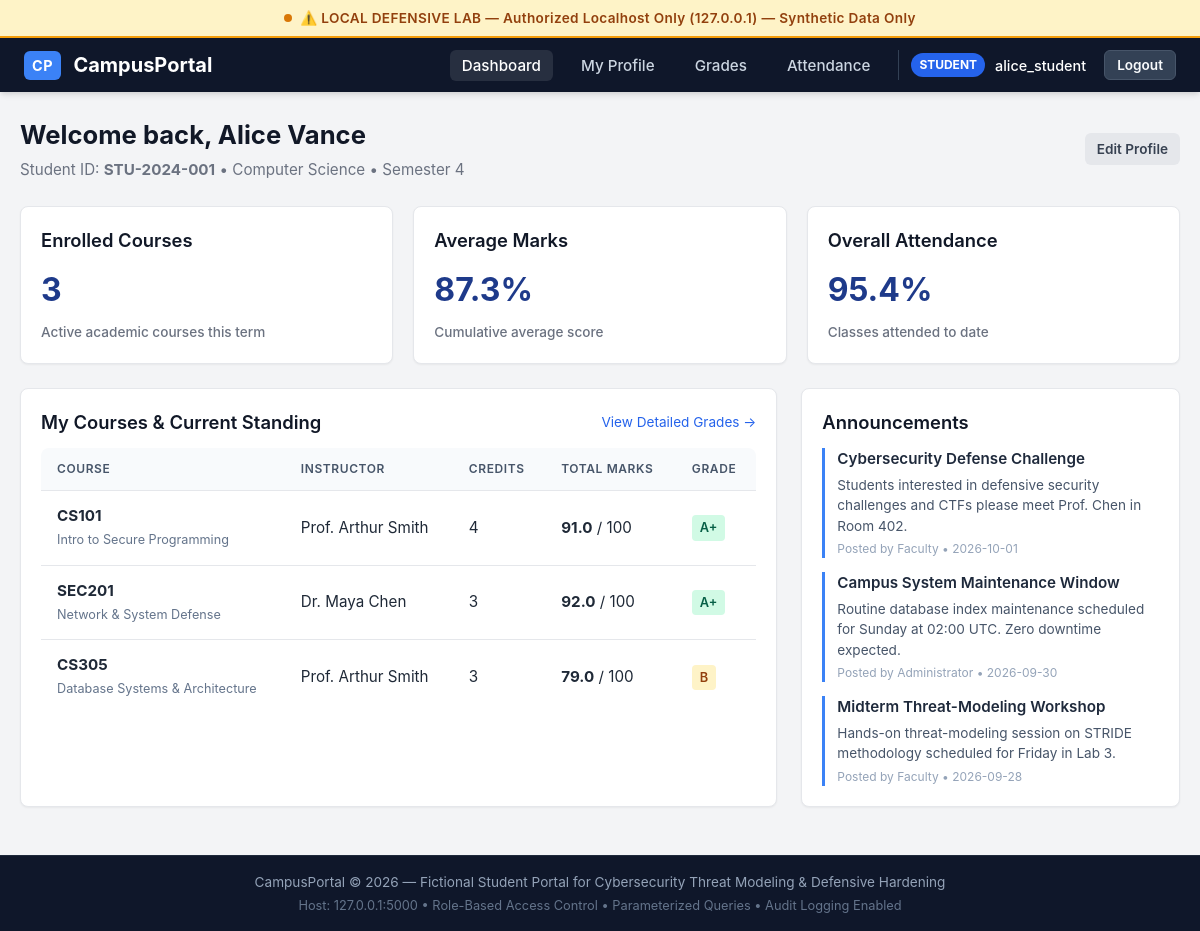
The app's page /student/dashboard (signed in) with its own data.
### tables this page shows
CREATE TABLE users (
            id INTEGER PRIMARY KEY AUTOINCREMENT,
            username TEXT UNIQUE NOT NULL,
            password_hash TEXT NOT NULL,
            role TEXT NOT NULL CHECK(role IN ('student', 'faculty', 'admin')),
            is_active INTEGER NOT NULL DEFAULT 1,
            created_at TEXT NOT NULL,
            last_login TEXT
        );

CREATE TABLE students (
            id INTEGER PRIMARY KEY AUTOINCREMENT,
            user_id INTEGER UNIQUE NOT NULL,
            student_id_code TEXT UNIQUE NOT NULL,
            full_name TEXT NOT NULL,
            email TEXT NOT NULL,
            phone TEXT NOT NULL,
            department TEXT NOT NULL,
            semester INTEGER NOT NULL,
            FOREIGN KEY (user_id) REFERENCES users(id) ON DELETE CASCADE
        );

CREATE TABLE courses (
            id INTEGER PRIMARY KEY AUTOINCREMENT,
            course_code TEXT UNIQUE NOT NULL,
            title TEXT NOT NULL,
            department TEXT NOT NULL,
            credits INTEGER NOT NULL,
            faculty_id INTEGER,
            FOREIGN KEY (faculty_id) REFERENCES faculty(id) ON DELETE SET NULL
        );

CREATE TABLE faculty (
            id INTEGER PRIMARY KEY AUTOINCREMENT,
            user_id INTEGER UNIQUE NOT NULL,
            faculty_id_code TEXT UNIQUE NOT NULL,
            full_name TEXT NOT NULL,
            email TEXT NOT NULL,
            phone TEXT NOT NULL,
            department TEXT NOT NULL,
            FOREIGN KEY (user_id) REFERENCES users(id) ON DELETE CASCADE
        );

CREATE TABLE announcements (
            id INTEGER PRIMARY KEY AUTOINCREMENT,
            title TEXT NOT NULL,
            content TEXT NOT NULL,
            author_role TEXT NOT NULL,
            created_at TEXT NOT NULL
        );

### app.py (the view)
    @app.route("/student/dashboard")
    @roles_required("student")
    def student_dashboard():
        user_id = session["user_id"]
        conn = get_db_connection(app.config["DATABASE_PATH"])
        student = conn.execute(
            "SELECT * FROM students WHERE user_id = ?", (user_id,)
        ).fetchone()
        if not student:
            conn.close()
            abort(404)
        courses_summary = conn.execute("""
            SELECT c.course_code, c.title, c.credits, f.full_name AS faculty_name,
                   COALESCE(g.total_score, 0.0) AS total_score,
                   COALESCE(g.letter_grade, 'N/A') AS letter_grade,
                   COALESCE(a.percentage, 0.0) AS attendance_pct
            FROM enrollments e
            JOIN courses c ON e.course_id = c.id
            LEFT JOIN faculty f ON c.faculty_id = f.id
            LEFT JOIN grades g ON g.enrollment_id = e.id
            LEFT JOIN attendance a ON a.enrollment_id = e.id
            WHERE e.student_id = ?
        """, (student["id"],)).fetchall()
        enrollments = conn.execute(
            "SELECT id FROM enrollments WHERE student_id = ?", (student["id"],)
        ).fetchall()
        avg_grade = None
        overall_attendance = None
        if courses_summary:
            scores = [row["total_score"] for row in courses_summary if row["total_score"] > 0]
            if scores:
                avg_grade = sum(scores) / len(scores)
            att_scores = [row["attendance_pct"] for row in courses_summary]
            if att_scores:
                overall_attendance = sum(att_scores) / len(att_scores)
        announcements = conn.execute(
            "SELECT * FROM announcements ORDER BY created_at DESC LIMIT 5"
        ).fetchall()
        conn.close()
        return render_template(
            "student/dashboard.html",
            student=student,
            enrollments=enrollments,
            courses_summary=courses_summary,
            avg_grade=avg_grade,
            overall_attendance=overall_attendance,
            announcements=announcements
        )

### database.py (called while the page is built)
def get_db_connection(db_path=None):
    if db_path is None:
        try:
            from flask import current_app
            if current_app and current_app.config.get("DATABASE_PATH"):
                db_path = current_app.config["DATABASE_PATH"]
        except (RuntimeError, ImportError):
            pass
    path = db_path or Config.DATABASE_PATH
    conn = sqlite3.connect(path)
    conn.row_factory = sqlite3.Row
    conn.execute("PRAGMA foreign_keys = ON")
    return conn

### security.py (called while the page is built, shortened)
def generate_csrf_token() -> str:
    if "_csrf_token" not in session:
        session["_csrf_token"] = secrets.token_hex(24)
    return session["_csrf_token"]

def roles_required(*allowed_roles):
    def decorator(f):
        @wraps(f)
        def decorated_function(*args, **kwargs):
            user_id = session.get("user_id")
            role = session.get("role")
            username = session.get("username")
            if not user_id or not role:
                flash("Please log in to access this page.", "warning")
                return redirect(url_for("login", next=request.path))
            conn = get_db_connection()
            user = conn.execute(
                "SELECT id, is_active, role FROM users WHERE id = ?", (user_id,)
            ).fetchone()
            conn.close()
            return f(*args, **kwargs)
        return decorated_function
    return decorator

### templates/student/dashboard.html (shortened to what this page needs)
{% extends "base.html" %}
{% block content %}
<div class="page-header">
  <div>
    <h1 class="page-title">Welcome back, {{ student.full_name }}</h1>
    <p class="page-subtitle">Student ID: <strong>{{ student.student_id_code }}</strong> &bull; {{ student.department }} &bull; Semester {{ student.semester }}</p>
  </div>
  <div>
    <a href="{{ url_for('student_profile') }}" class="btn btn-secondary btn-sm">Edit Profile</a>
  </div>
</div>
<div class="grid-container">
  <div class="card">
    <div class="card-title">Enrolled Courses</div>
    <div class="metric-value">{{ enrollments|length }}</div>
    <div class="metric-label">Active academic courses this term</div>
  </div>
  <div class="card">
    <div class="card-title">Average Marks</div>
    <div class="metric-value">
      {% if avg_grade is not none %}
        {{ "%.1f"|format(avg_grade) }}%
      {% else %}
        N/A
      {% endif %}
    </div>
    <div class="metric-label">Cumulative average score</div>
  </div>
  <div class="card">
    <div class="card-title">Overall Attendance</div>
    <div class="metric-value">
      {% if overall_attendance is not none %}
        {{ "%.1f"|format(overall_attendance) }}%
      {% else %}
        N/A
      {% endif %}
    </div>
    <div class="metric-label">Classes attended to date</div>
  </div>
</div>
<div style="display: grid; grid-template-columns: 2fr 1fr; gap: 24px; margin-bottom: 24px;">
  <div class="card">
    <div class="card-title">
      <span>My Courses &amp; Current Standing</span>
      <a href="{{ url_for('student_grades') }}" style="font-size: 0.85rem; font-weight: normal; color: #2563eb; text-decoration: none;">View Detailed Grades &rarr;</a>
    </div>
    <div class="table-responsive" style="box-shadow: none; border: none; margin-bottom: 0;">
      <table class="portal-table">
        <thead>
          <tr>
            <th>Course</th>
            <th>Instructor</th>
            <th>Credits</th>
            <th>Total Marks</th>
            <th>Grade</th>
          </tr>
        </thead>
        <tbody>
          {% for item in courses_summary %}
            <tr>
              <td>
                <strong>{{ item.course_code }}</strong><br>
                <small style="color: #64748b;">{{ item.title }}</small>
              </td>
              <td>{{ item.faculty_name }}</td>
              <td>{{ item.credits }}</td>
              <td><strong>{{ item.total_score }}</strong> / 100</td>
              <td>
                <span class="badge {% if item.letter_grade in ['A+', 'A'] %}badge-success{% elif item.letter_grade in ['B', 'C'] %}badge-warning{% else %}badge-danger{% endif %}">
                  {{ item.letter_grade }}
                </span>
              </td>
            </tr>
          {% else %}
            <tr>
              <td colspan="5" style="text-align: center; color: #64748b;">No enrolled courses found.</td>
            </tr>
          {% endfor %}
        </tbody>
      </table>
    </div>
  </div>
  <div class="card">
    <div class="card-title">Announcements</div>
    <div style="display: flex; flex-direction: column; gap: 14px;">
      {% for ann in announcements %}
        <div style="border-left: 3px solid #3b82f6; padding-left: 12px;">
          <h4 style="font-size: 0.95rem; font-weight: 600; color: #1e293b;">{{ ann.title }}</h4>
          <p style="font-size: 0.85rem; color: #475569; margin: 4px 0;">{{ ann.content }}</p>
          <div style="font-size: 0.75rem; color: #94a3b8;">
            Posted by {{ ann.author_role }} &bull; {{ ann.created_at[:10] }}
          </div>
        </div>
      {% else %}
        <p style="color: #64748b; font-size: 0.9rem;">No active announcements.</p>
      {% endfor %}
    </div>
  </div>
</div>
{% endblock %}

### templates/base.html (shortened to what this page needs)
<!DOCTYPE html>
<html lang="en">
<head>
  <link rel="stylesheet" href="{{ url_for('static', filename='css/style.css') }}">
</head>
<body>
  <div class="lab-banner" role="alert">
    <span class="pulse-dot"></span>
    <span>⚠️ LOCAL DEFENSIVE LAB — Authorized Localhost Only (127.0.0.1) — Synthetic Data Only</span>
  </div>
  <nav class="navbar">
    <a href="{{ url_for('index') }}" class="navbar-brand">
      <span class="logo-badge">CP</span>
      <span>CampusPortal</span>
    </a>
    <ul class="nav-links">
      {% if session.get('user_id') %}
        {% set role = session.get('role') %}
        {% if role == 'student' %}
          <li><a href="{{ url_for('student_dashboard') }}" class="{% if request.path == url_for('student_dashboard') %}active{% endif %}">Dashboard</a></li>
          <li><a href="{{ url_for('student_profile') }}" class="{% if request.path == url_for('student_profile') %}active{% endif %}">My Profile</a></li>
          <li><a href="{{ url_for('student_grades') }}" class="{% if request.path == url_for('student_grades') %}active{% endif %}">Grades</a></li>
          <li><a href="{{ url_for('student_attendance') }}" class="{% if request.path == url_for('student_attendance') %}active{% endif %}">Attendance</a></li>
        {% elif role == 'faculty' %}
          <li><a href="{{ url_for('faculty_dashboard') }}" class="{% if request.path == url_for('faculty_dashboard') %}active{% endif %}">Faculty Dashboard</a></li>
          <li><a href="{{ url_for('faculty_grades') }}" class="{% if request.path == url_for('faculty_grades') %}active{% endif %}">Manage Grades</a></li>
        {% endif %}
        <li class="user-profile-badge">
          <span class="role-pill role-{{ role }}">{{ role }}</span>
          <span style="font-weight: 500; font-size: 0.9rem;">{{ session.get('username') }}</span>
          <form action="{{ url_for('logout') }}" method="POST" style="display: inline; margin-left: 8px;">
            <button type="submit" class="btn btn-secondary btn-sm" style="background-color: #334155; color: #f8fafc; border: 1px solid #475569;">Logout</button>
          </form>
        </li>
      {% else %}
        <li><a href="{{ url_for('login') }}" class="btn btn-primary btn-sm">Sign In</a></li>
      {% endif %}
    </ul>
  </nav>
  <main class="main-content">
    {% block content %}{% endblock %}
  </main>
  <footer class="portal-footer">
    <p>CampusPortal &copy; 2026 — Fictional Student Portal for Cybersecurity Threat Modeling &amp; Defensive Hardening</p>
    <p style="margin-top: 4px; font-size: 0.8rem; color: #64748b;">
      Host: 127.0.0.1:5000 &bull; Role-Based Access Control &bull; Parameterized Queries &bull; Audit Logging Enabled
    </p>
  </footer>
</body>
</html>

### records on screen
users: role "STUDENT", get "alice_student"
students: full_name "Alice Vance", student_id_code "STU-2024-001", department "Computer Science", semester "4"
courses: course_code "CS101", title "Intro to Secure Programming", faculty_name "Prof. Arthur Smith", credits "4", total_score "91.0", letter_grade "A+"
courses: course_code "SEC201", title "Network & System Defense", faculty_name "Dr. Maya Chen", credits "3", total_score "92.0", letter_grade "A+"
courses: course_code "CS305", title "Database Systems & Architecture", faculty_name "Prof. Arthur Smith", credits "3", total_score "79.0", letter_grade "B"
announcements: title "Cybersecurity Defense Challenge", content "Students interested in defensive security challenges and CTFs please meet Prof. Chen in Room 402.", author_role "Faculty", created_at "2026-10-01"
announcements: title "Campus System Maintenance Window", content "Routine database index maintenance scheduled for Sunday at 02:00 UTC. Zero downtime expected.", author_role "Administrator", created_at "2026-09-30"
announcements: title "Midterm Threat-Modeling Workshop", content "Hands-on threat-modeling session on STRIDE methodology scheduled for Friday in Lab 3.", author_role "Faculty", created_at "2026-09-28"

### other values on screen
{{ enrollments|length }} "3"
{{ "%.1f"|format(avg_grade) }} "87.3"
{{ "%.1f"|format(overall_attendance) }} "95.4"
